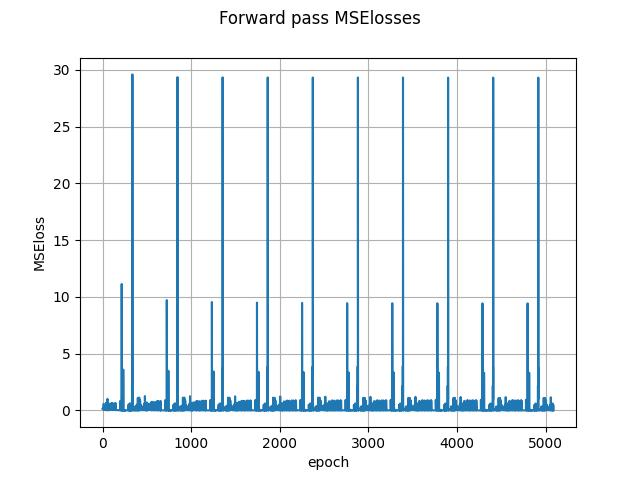

Write the Python code that produced this figure.
import matplotlib.pyplot as plt
import model
import random
import torch
import psycopg2
import create_database

directory = 'PG24A'

data = create_database.Data(directory)
# data.create_dataset()
# data.write_data_to_file()

data.read_dataset_from_file()

trained_model = model.NN()
#model_path = "weights.pth"
model_path = None

if model_path is not None:
    trained_model.load_state_dict(torch.load(model_path))
    trained_model.eval()

optimizer = torch.optim.Adam(trained_model.parameters(), lr=0.001)
loss_function = torch.nn.MSELoss()

losses = []
iterations = []
counter = 0

sets = data.number_of_data
epoch_num = 10
for j in range(epoch_num):

    for i in range(sets):
        print("i:", counter, "epochs:", sets * epoch_num)

        # Get inputs
        inputs = data.dataset[i]
        targets = data.targets[i]

        # Zero the gradients
        optimizer.zero_grad()

        # Perform forward pass
        outputs = trained_model(inputs)

        # Compute loss
        loss = loss_function(outputs, targets)

        # Perform backward pass
        loss.backward()

        losses.append(loss.item())
        iterations.append(counter)
        counter += 1

        # Perform optimization
        optimizer.step()

torch.save(trained_model.state_dict(), "weights.pth")


# plotting
x = iterations
y = losses

fig = plt.figure()

plt.plot(x, y)
plt.grid()

fig.suptitle('Forward pass MSElosses')
plt.xlabel('epoch')
plt.ylabel('MSEloss')
fig.savefig('test.jpg')

plt.show()



